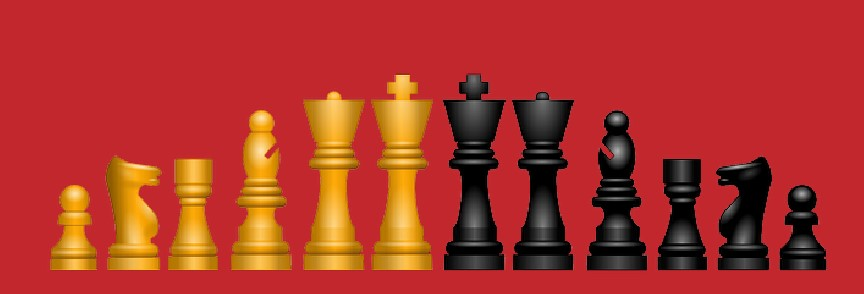
#> input picture chess.jpg, 864 x 294 px, given in place of the camera
$ python centroidandarea.py
#> lines starting #> are read from the running program, lines starting #| are printed output that depends on the picture; after the words box and inside, x2 and y2 are one past the last pixel; in counts of white or black regions, pixels touching at a corner belong together

import cv2 as cv
import numpy as np
import imutils
import matplotlib.pyplot as plt

def nothing(x):
    pass

cap = cv.VideoCapture(0)

cv.namedWindow("HSV", cv.WINDOW_NORMAL)

cv.createTrackbar("LH", "HSV", 0, 180, nothing)
cv.createTrackbar("UH", "HSV", 180, 180, nothing)
cv.createTrackbar("LS", "HSV", 0, 255, nothing)
cv.createTrackbar("US", "HSV", 255, 255, nothing)
cv.createTrackbar("LV", "HSV", 0, 255, nothing)
cv.createTrackbar("UV", "HSV", 255, 255, nothing)

kernel = np.ones((5,5), "uint8")
while True:

    Success, frame = cap.read()
#> frame is the input picture: shape (294, 864, 3); mean B, G, R 41.6, 52.3, 175.5

    lh = cv.getTrackbarPos("LH", "HSV")
    uh = cv.getTrackbarPos("UH", "HSV")
    ls = cv.getTrackbarPos("LS", "HSV")
    us = cv.getTrackbarPos("US", "HSV")
    lv = cv.getTrackbarPos("LV", "HSV")
    uv = cv.getTrackbarPos("UV", "HSV")

    lower = np.array([lh, ls, lv])
    upper = np.array([uh, us, uv])

    hsv= cv.cvtColor(frame, cv.COLOR_BGR2HSV)
#> hsv: shape (294, 864, 3); mean H, S, V 135.5, 190.6, 175.7

    mask = cv.inRange(hsv, lower, upper)
#> mask: shape (294, 864); every value is 255

    resultantFrame = cv.bitwise_and(frame, frame, mask=mask)
    grayFrame = cv.cvtColor(resultantFrame, cv.COLOR_BGR2GRAY)
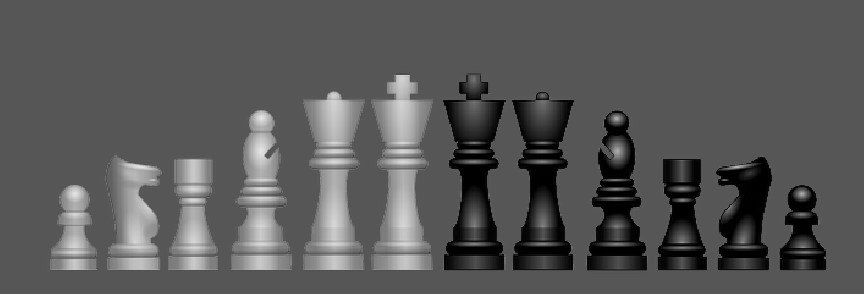
#> grayFrame: shape (294, 864); min 0, max 228, mean 87.9
    canny = cv.Canny(grayFrame, 100, 200)
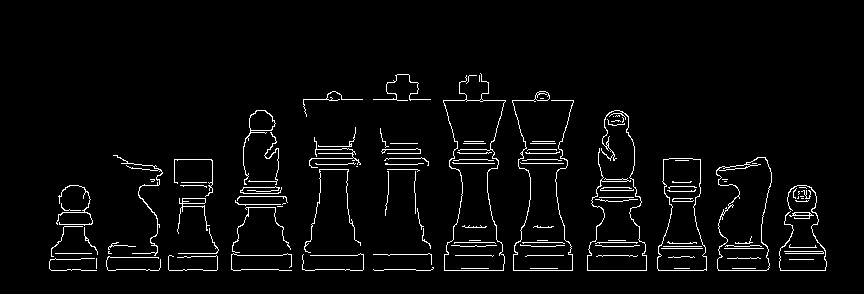
#> canny: shape (294, 864); 3.4% white in thin lines or dots, all inside (x1, y1, x2, y2) = (49, 73, 827, 271)
    dilaation = cv.dilate(canny, kernel, iterations=1)
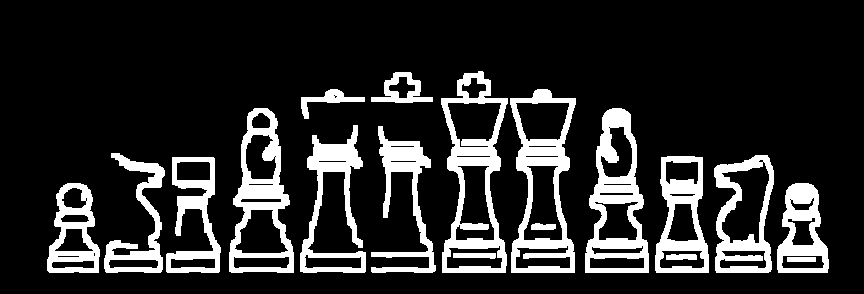
#> dilaation: shape (294, 864); 16.2% white; 18 white regions
    contours, h = cv.findContours(dilaation, cv.RETR_TREE, cv.CHAIN_APPROX_SIMPLE)
#> contours = 70 contours, 8 with area under 20; largest, box (x1, y1, x2, y2) and area: (441, 71, 508, 273) 9064, (510, 89, 576, 273) 8498, (229, 108, 294, 273) 7060, (585, 108, 649, 273) 7021, (714, 155, 774, 273) 5520; h = 70 rows, first 6: [6, -1, 1, -1], [3, -1, 2, 0], [-1, -1, -1, 1], [4, 1, -1, 0], [5, 3, -1, 0], [-1, 4, -1, 0]
    print(len(contours))
#| 70
    frame = cv.drawContours(frame, contours, -1, (0, 255, 0), 5)
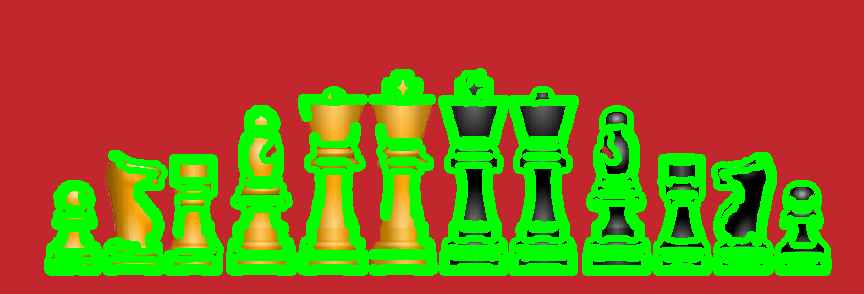
#> frame: shape (294, 864, 3); mean B, G, R 32.5, 103.2, 137.6


    cv.imshow("frame", frame)
    cv.imshow("gray", grayFrame)
    cv.imshow("canny", canny)
    cv.imshow("resultant", resultantFrame)

    k = cv.waitKey(1)
#> (key q is pressed here)

    if k == ord('q'):
        break


cap.release()
cv.destroyAllWindows()
